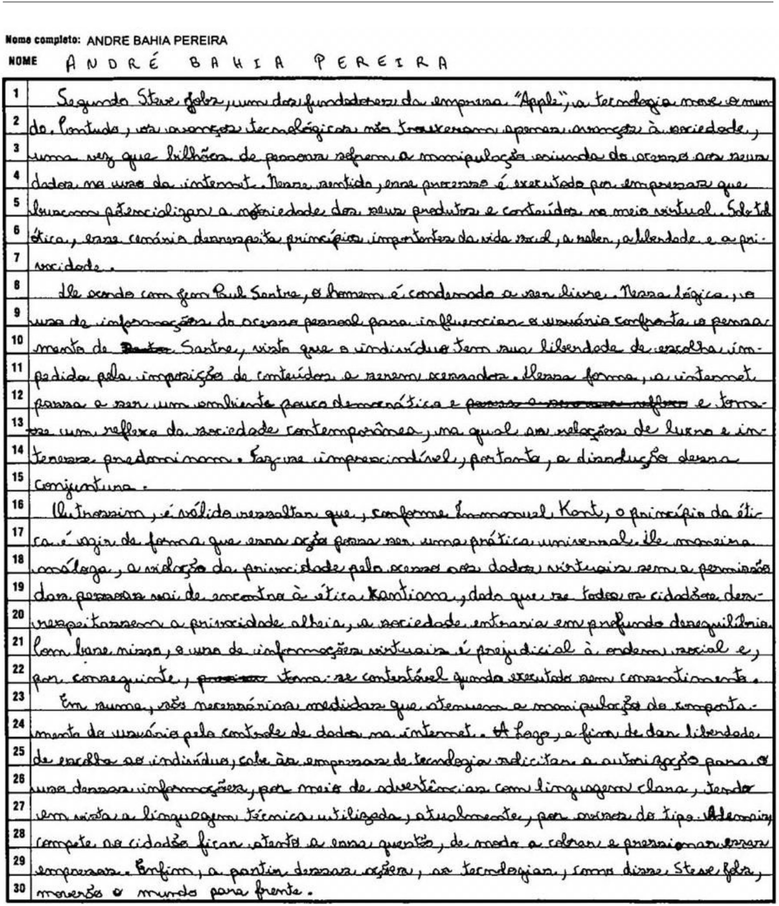
#> input picture data/essay_pictures/essay_1.png, 779 x 906 px, shrunk from 1252 x 1456 before the run; its folder holds only this picture in this run
$ jupyter execute 'Encontrando_linhas_a_partir_da_intensidade_média.ipynb'   (shell and % lines are left out)
#> lines starting #> are read from the running program, lines starting #| are printed output that depends on the picture
[cell 1]
import cv2
import numpy as np
import os
from google.colab.patches import cv2_imshow

[cell 2]
# Loading essay images
images_folder  = "projeto-de-mineracao-20192-automatic-essay-evaluation/data/essay_pictures/"
essays = {}
for r,d,files in os.walk(images_folder):
    files.sort()
    for f in files:
        essays[f] = cv2.imread(os.path.join(r,f))

# Encontrando as linhas

[cell 3]
# As funções calculam a intensidades média para cada linha ou coluna da imagem
# e retornam as possíveis linhas horizontais ou verticais baseada no limiar informado.
# Para obter-se o resultado esperado pode ser necessário ordenar todas as linhas
# obtidas baseado em alguma característica, como espessura ou posição.

def verticalLines(image, thresh, totalLines=None, sort='thickness',reverse=True):
    vals = np.array([s for s in [np.sum(image[:,y])/(255*image.shape[0]) for y in range(image.shape[1])]])
    lines = []
    y = 0
    while y < image.shape[1]:
        if vals[y] < thresh:
            start = y
            y += 1
            while y < image.shape[1] - 1 and vals[y] < thresh:
                y += 1
            l = {}
            l['pos'] = (start,y)
            l['thickness'] = y - start
            l['mean'] = np.mean(vals[start:y])
            lines.append(l)
        y += 1
    if sort == 'thickness':
        lines.sort(key = lambda x: x[sort],reverse=reverse)
    else:
        lines.sort(key = lambda x: x[sort],reverse=reverse)
    if totalLines == None:
        return lines
    else:
        return lines[:min(totalLines,len(lines))]

def horizontalLines(image, thresh, totalLines=None, sort='thickness', reverse=True):
    vals = np.array([s for s in [np.sum(image[x,:])/(255*image.shape[1]) for x in range(image.shape[0])]])
    lines = []
    x = 0
    while x < image.shape[0]:
        if vals[x] < thresh:
            start = x
            x += 1
            while x < image.shape[0] - 1 and vals[x] < thresh:
                x += 1
            l = {}
            l['pos'] = (start,x)
            l['thickness'] = x  - start
            l['mean'] = np.mean(vals[start:x])
            lines.append(l)
        x += 1
    if sort == 'thickness':
        lines.sort(key = lambda x: x[sort], reverse=reverse)
    else:
        lines.sort(key = lambda x: x[sort],reverse=reverse)
    if totalLines == None:
        return lines
    else:
        return lines[:min(totalLines,len(lines))]

[cell 4]
def findLines(essays):
    # Tentando detectar as posições das 4 linhas mais grossas
    LINES = {}
    for e in essays:
        gray = cv2.cvtColor(essays[e],cv2.COLOR_BGR2GRAY)
        for t in np.arange(0.4,0.9,0.1):
            hlines = horizontalLines(gray, t, 2)
            if len(hlines) == 2:
                break
        if len(hlines) != 2:
            print('Linhas horizontais delimitantes não encontradas ('+str(len(hlines))+'/'+'2)')
            print('essay: '+e)
            return {}
        for t in np.arange(0.4,0.9,0.1):
            vlines = verticalLines(gray,t, 2)
            if len(vlines) == 2:
                break
        if len(vlines) != 2:
            print('Linhas verticais delimitantes não encontradas ('+str(len(vlines))+'/'+'2)')
            print('essay: '+e)
            return {}

        LINES[e] = {}
        LINES[e]['vertical'] = vlines
        LINES[e]['horizontal'] = hlines
#> this loop made 1 pass
#> e on pass 1: 'essay_1.png'
#> after the loop, LINES = 1 item

    # Tentando detectar o restante
    for e in essays:
        gray = cv2.cvtColor(essays[e],cv2.COLOR_BGR2GRAY)
        evlines = [v['pos'] for v in LINES[e]['vertical']]
        evlines.sort()
        #print(evlines)
        # tenta cortar a numeração
        cropV = int(np.round((evlines[1][0] - evlines[0][1]) / 50))
        start = evlines[0][1]+cropV
        end = evlines[1][0]-cropV
        for t in np.arange(0.4,0.9,0.1):
            vlines = verticalLines(gray[:,start:end],t, 1)
            for i in range(len(vlines)):
                t = vlines[i]['pos']
                vlines[i]['pos'] = (t[0]+start,t[1]+start)
            if len(vlines) == 1:
                break
        if len(vlines) != 1:
            print('Linhas verticais não encontradas (0/1)')
            print('essay: '+e)
            return {}

        LINES[e]['vertical'] += vlines
        LINES[e]['vertical'].sort(key=lambda a: a['pos'][0])

        ehlines = [h['pos'] for h in LINES[e]['horizontal']]
        ehlines.sort()


        # procura as linhas horizontais de uma em uma
        pixels_per_line = (ehlines[1][0]-ehlines[0][1]) / 30
        cropH = int(pixels_per_line/4)

        for l in range(29):
            for t in np.arange(0.4,0.9,0.1):
                start = ehlines[0][1] + int(l * pixels_per_line) + cropH
                end = start + int(pixels_per_line) #- cropH
                hlines = horizontalLines(gray[start:end,evlines[0][1]+cropV:vlines[0]['pos'][1]], t, 1, sort='pos', reverse=True)
                hlines.sort(key=lambda a: a['pos'], reverse=True)
                hlines = hlines[:1]
                for i in range(len(hlines)):
                    t = hlines[i]['pos']
                    hlines[i]['pos'] = (t[0]+start,t[1]+start)
                if len(hlines) == 1:
                        break
            if len(hlines) != 1:
                print('Linhas horizontais não encontradas ('+str(l)+'/'+'29)')
                print('essay: '+e)
                return {}

            LINES[e]['horizontal'] += hlines

        LINES[e]['horizontal'].sort(key=lambda a: a['pos'][0])

        return LINES
#> this loop made 1 pass
#> (e, cropV, pixels_per_line) on pass 1: ('essay_1.png', 15, 27.33)

[cell 5]
LINES = findLines(essays)
#> LINES = 1 item

# Salva imagens com linhas encontradas

[cell 6]
# desenha linhas na imagem
def imshow_lines(image, horizontalLines, verticalLines, file=None):
    img = np.copy(image)
    if horizontalLines != None and len(horizontalLines) != 0:
        y1 = horizontalLines[0][0]
        y2 = horizontalLines[-1][1]
    else:
        y1 = 0
        y2 = image.shape[0]
    if verticalLines != None and len(verticalLines) != 0:
        for vl in verticalLines:
            x = vl[0]
            thickness = max(vl[1] - x,2)
            cv2.line(img, (x,y1), (x,y2), (0,0,255), thickness)
        x1 = verticalLines[0][0]
        x2 = verticalLines[-1][1]
    else:
        x1 = 0
        x2 = img.shape[1]
    if horizontalLines != None and len(verticalLines) != 0:
        for hl in horizontalLines:
            y = hl[0]
            thickness = max(hl[1] - y,3)
            cv2.line(img, (x1,y), (x2,y), (0,0,255), thickness)
    if file != None:
        cv2.imwrite(file, img)
    else:
        cv2_imshow(img)

[cell 7]
for e in essays:
    horl = [h['pos'] for h in LINES[e]['horizontal']]
    verl = [v['pos'] for v in LINES[e]['vertical']]
    imshow_lines(essays[e], horl, verl , e)
#> this loop made 1 pass
#> (e, verl, y1 in imshow_lines, y2 in imshow_lines, x1 in imshow_lines, x2 in imshow_lines) on pass 1: ('essay_1.png', [(4, 7), (28, 30), (773, 775)], 77, 903, 4, 775)
#> pass 1, in imshow_lines, `cv2.imwrite(file, img)`:
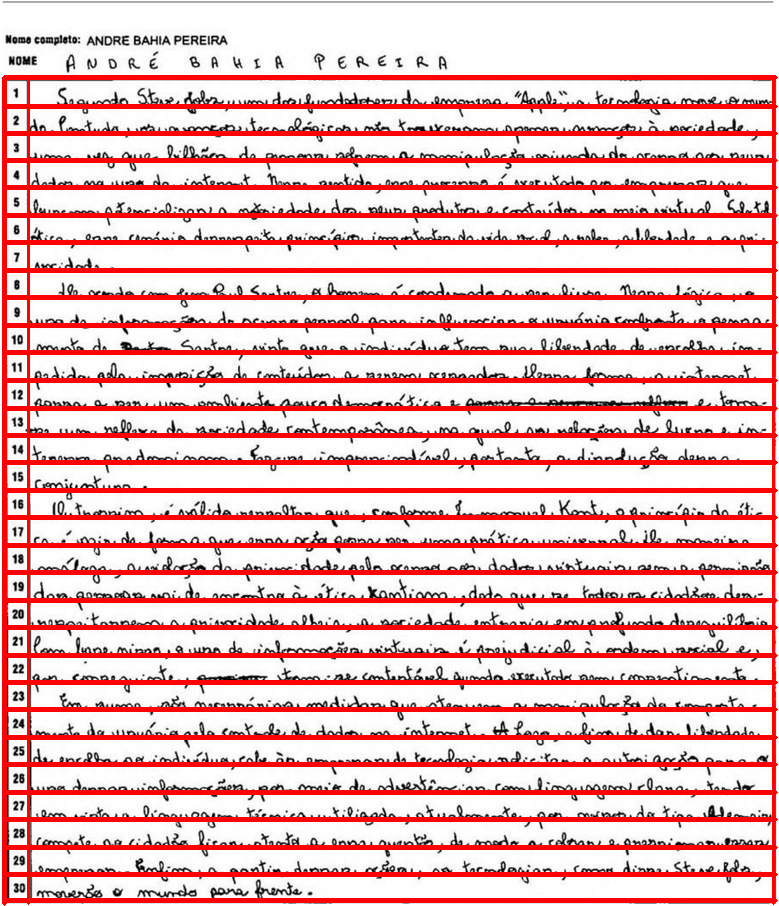
#> saved as essay_1.png: shape (906, 779, 3); mean B, G, R 189.2, 189.2, 235.2


$ run again, on data/essay_pictures/essay_13.png
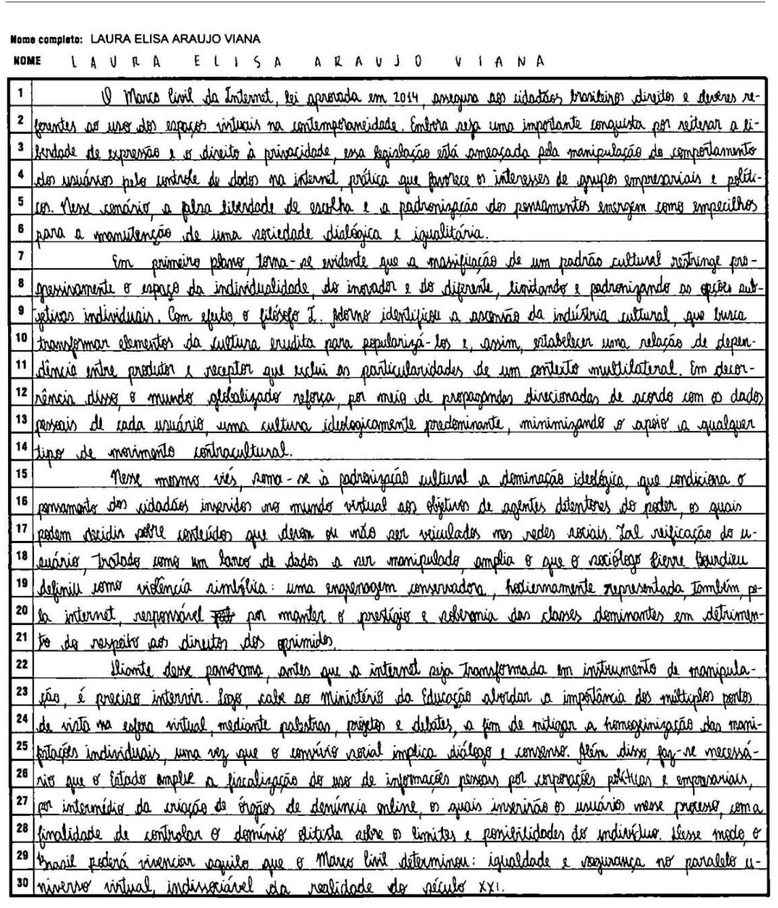
#> input picture data/essay_pictures/essay_13.png, 778 x 908 px, shrunk from 1268 x 1480 before the run
#> the loop in findLines, `for e in essays:` made 1 pass
#> e on pass 1: 'essay_13.png'
#> after the loop in findLines, `for e in essays:`: LINES = 1 item
#> the loop in findLines, `for e in essays:` made 1 pass
#> (e, cropV, pixels_per_line) on pass 1: ('essay_13.png', 15, 27.13)
#> the loop `for e in essays:` made 1 pass
#> (e, verl, y1 in imshow_lines, y2 in imshow_lines, x1 in imshow_lines, x2 in imshow_lines) on pass 1: ('essay_13.png', [(9, 11), (32, 33), (766, 769)], 77, 897, 9, 769)
#> pass 1, in imshow_lines, `cv2.imwrite(file, img)`:
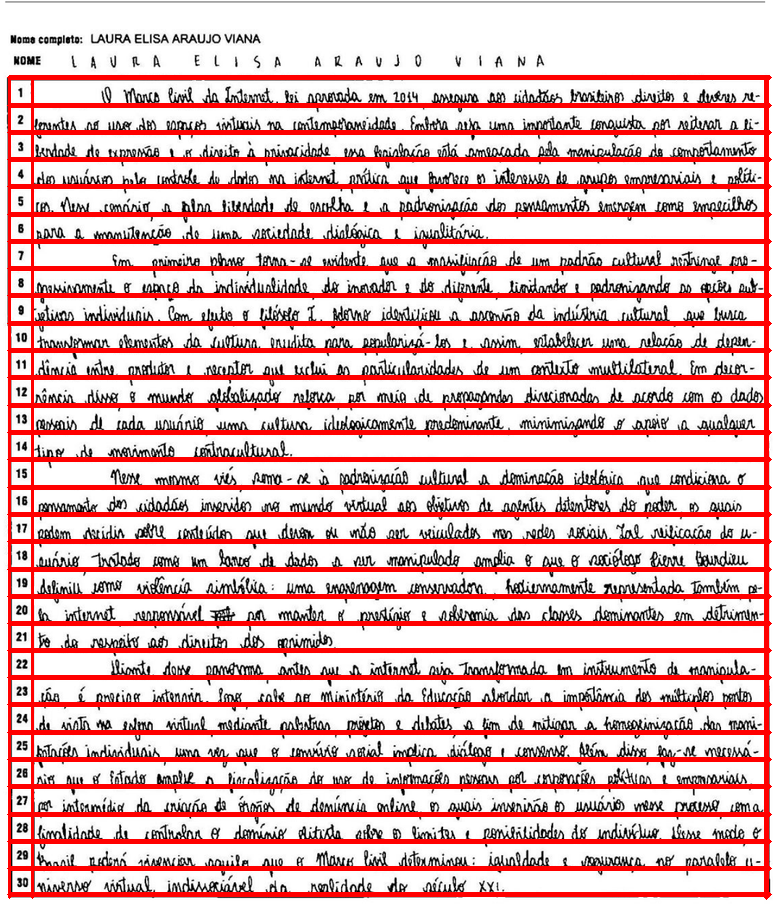
#> saved as essay_13.png: shape (908, 778, 3); mean B, G, R 179.3, 179.3, 224.7

$ run again, on data/essay_pictures/essay_14.png
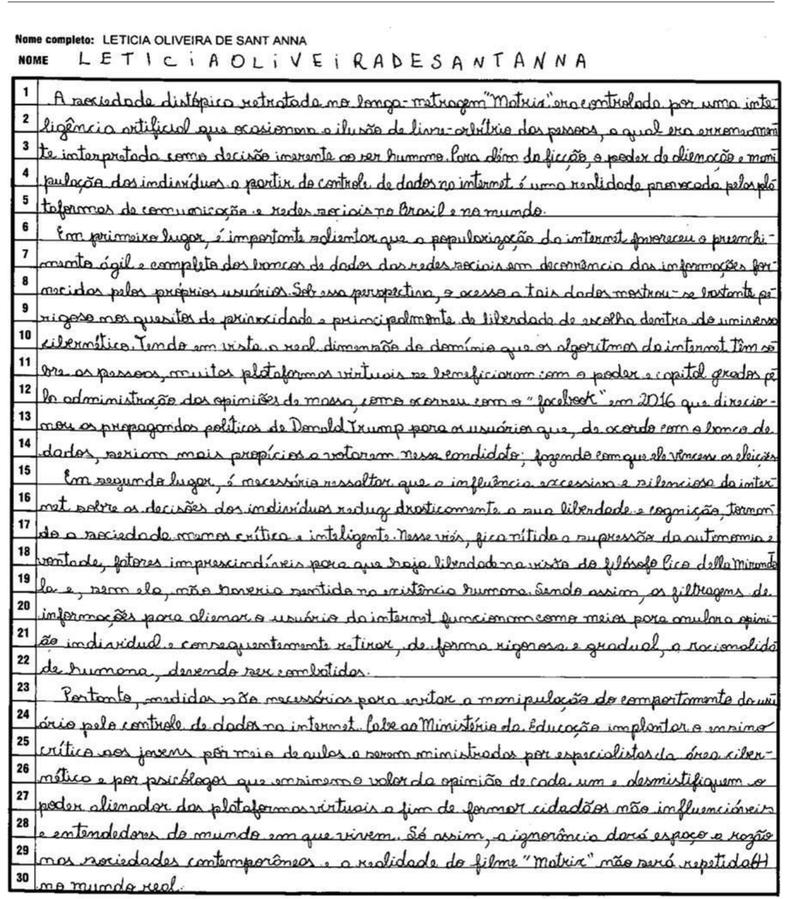
#> input picture data/essay_pictures/essay_14.png, 785 x 899 px, shrunk from 1268 x 1452 before the run
#> the loop in findLines, `for e in essays:` made 1 pass
#> e on pass 1: 'essay_14.png'
#> after the loop in findLines, `for e in essays:`: LINES = 1 item
#> the loop in findLines, `for e in essays:` made 1 pass
#> (e, cropV, pixels_per_line) on pass 1: ('essay_14.png', 15, 27)
#> the loop `for e in essays:` made 1 pass
#> (e, verl, y1 in imshow_lines, y2 in imshow_lines, x1 in imshow_lines, x2 in imshow_lines) on pass 1: ('essay_14.png', [(11, 13), (36, 37), (778, 780)], 79, 895, 11, 780)
#> pass 1, in imshow_lines, `cv2.imwrite(file, img)`:
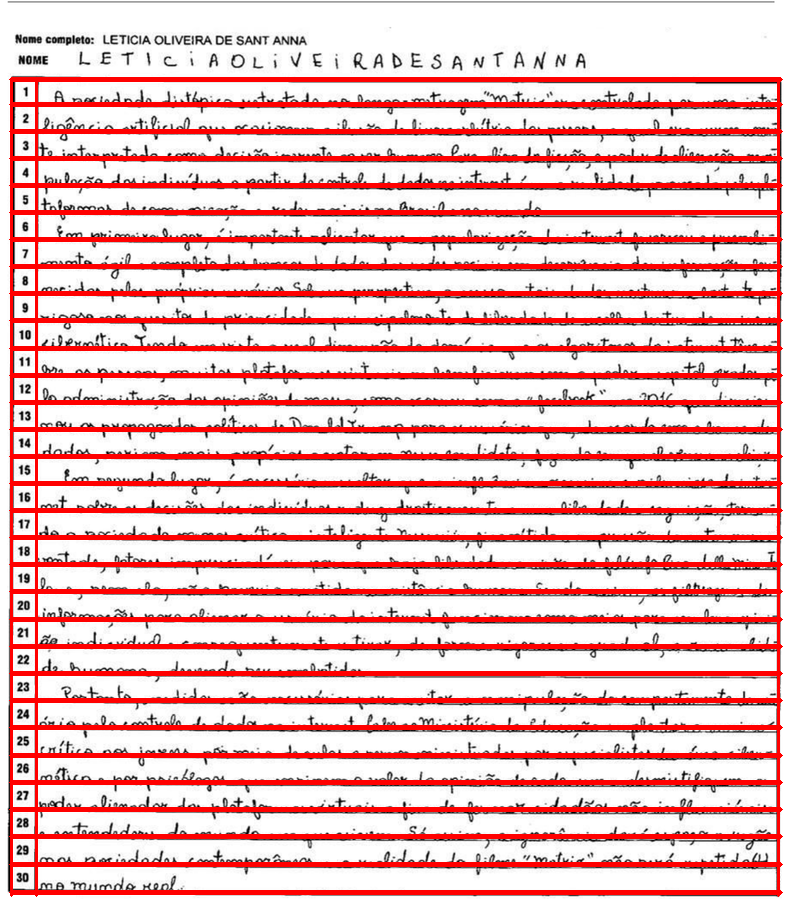
#> saved as essay_14.png: shape (899, 785, 3); mean B, G, R 190.4, 190.4, 235.8

$ run again, on data/essay_pictures/essay_15.png
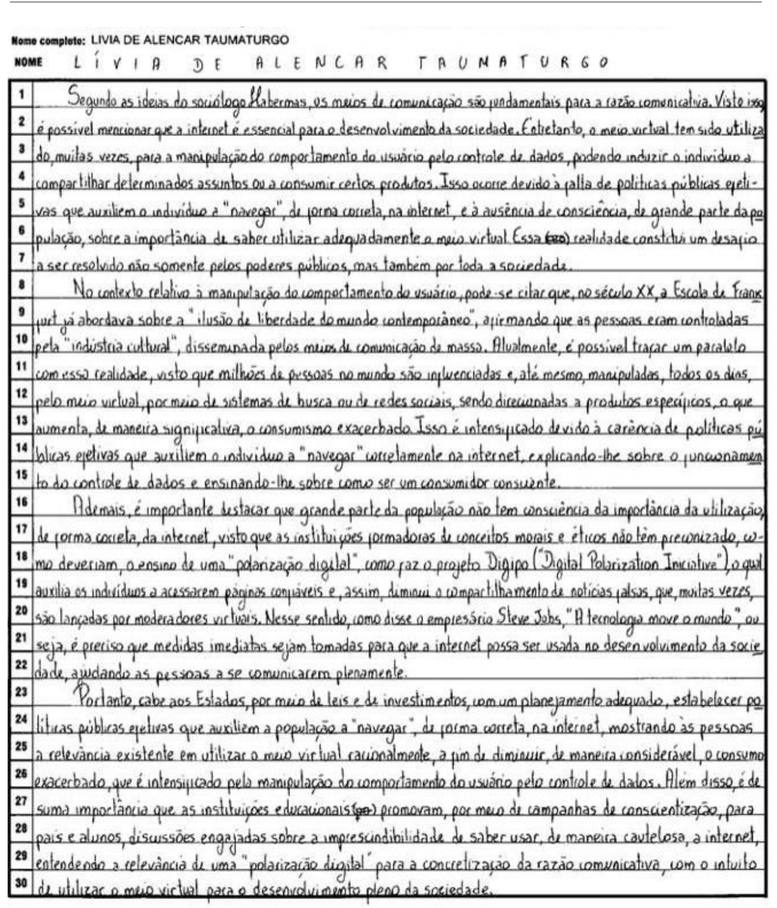
#> input picture data/essay_pictures/essay_15.png, 777 x 908 px, shrunk from 1280 x 1496 before the run
#> the loop in findLines, `for e in essays:` made 1 pass
#> e on pass 1: 'essay_15.png'
#> after the loop in findLines, `for e in essays:`: LINES = 1 item
#> the loop in findLines, `for e in essays:` made 1 pass
#> (e, cropV, pixels_per_line) on pass 1: ('essay_15.png', 15, 27.1)
#> the loop `for e in essays:` made 1 pass
#> (e, verl, y1 in imshow_lines, y2 in imshow_lines, x1 in imshow_lines, x2 in imshow_lines) on pass 1: ('essay_15.png', [(8, 11), (32, 33), (764, 767)], 79, 898, 8, 767)
#> pass 1, in imshow_lines, `cv2.imwrite(file, img)`:
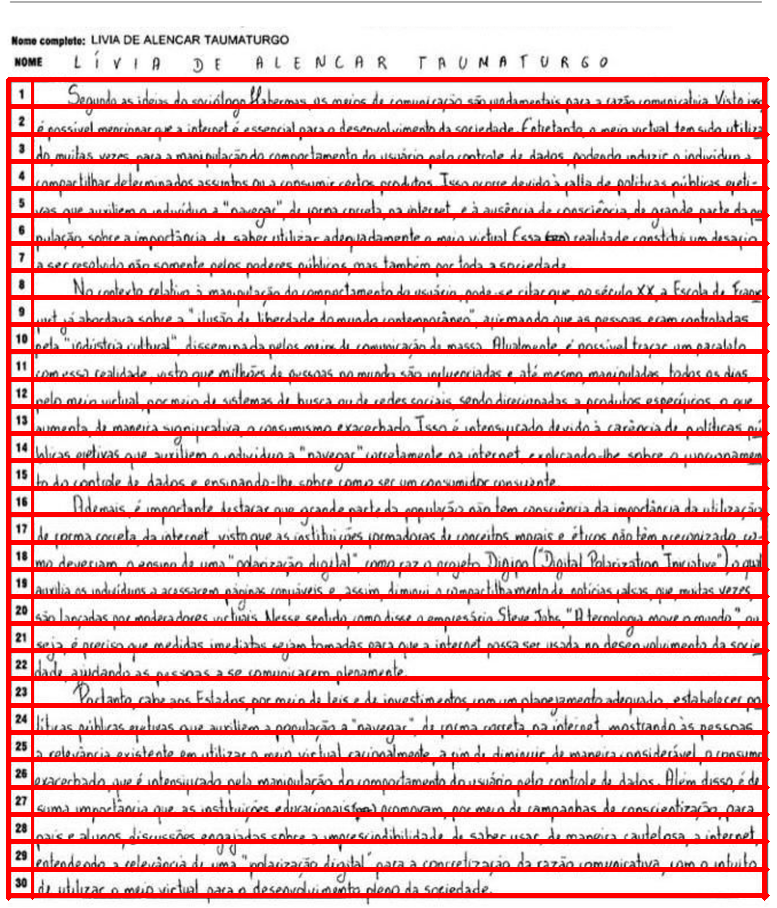
#> saved as essay_15.png: shape (908, 777, 3); mean B, G, R 189, 189, 234.9
